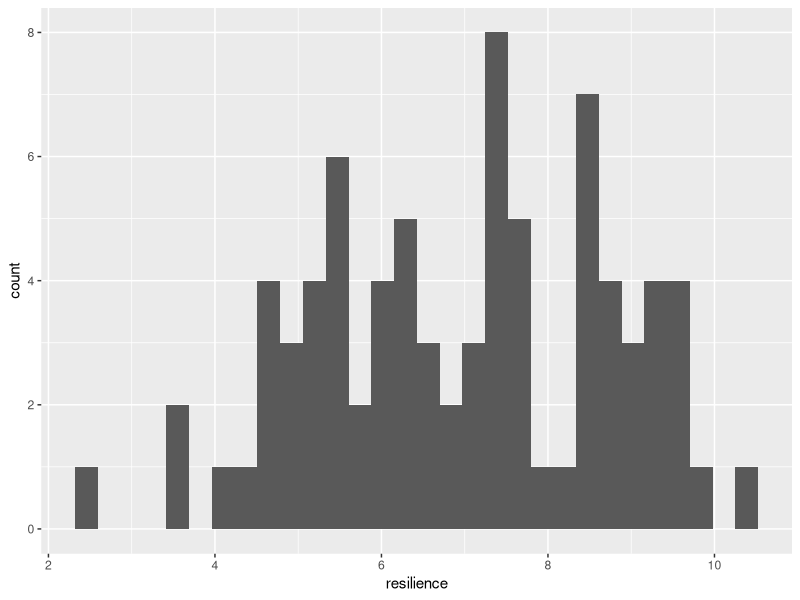
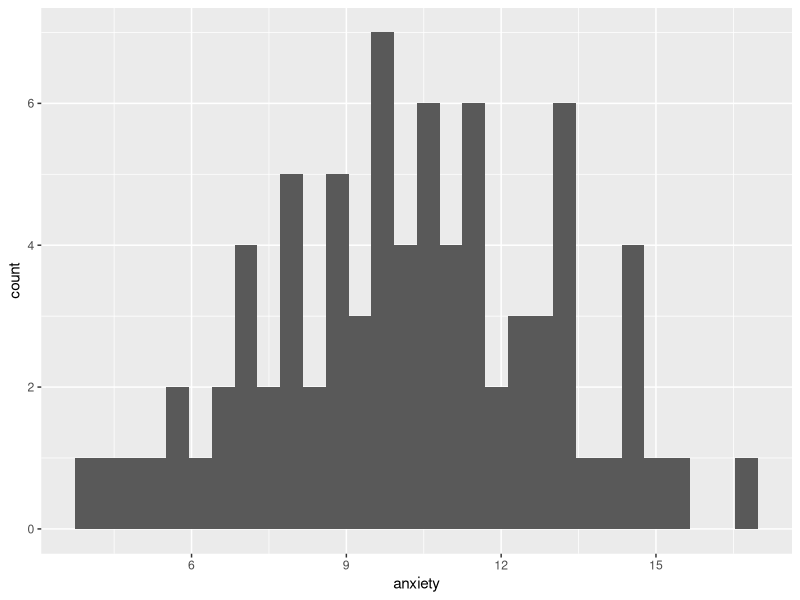
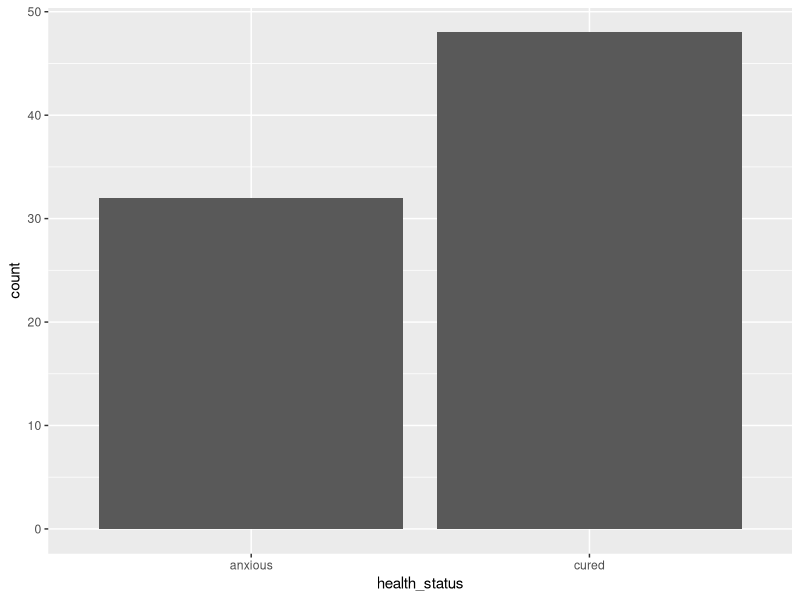
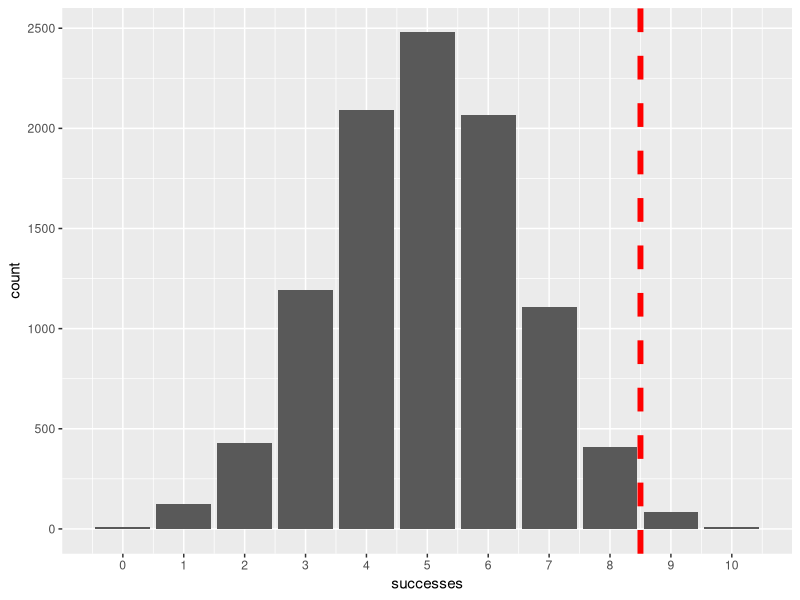
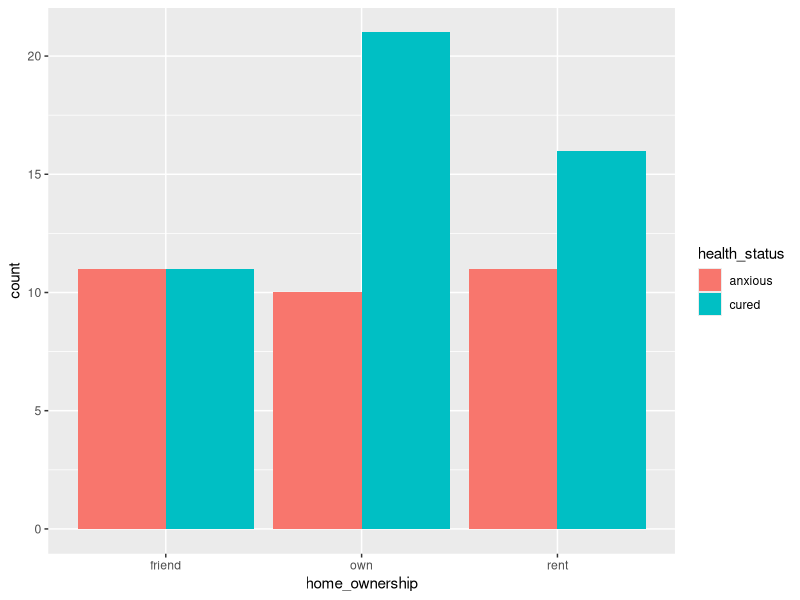
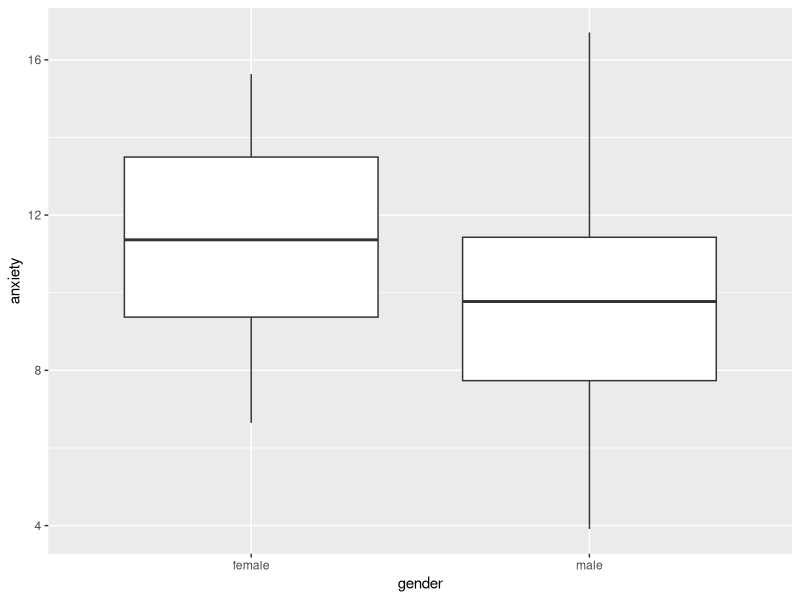
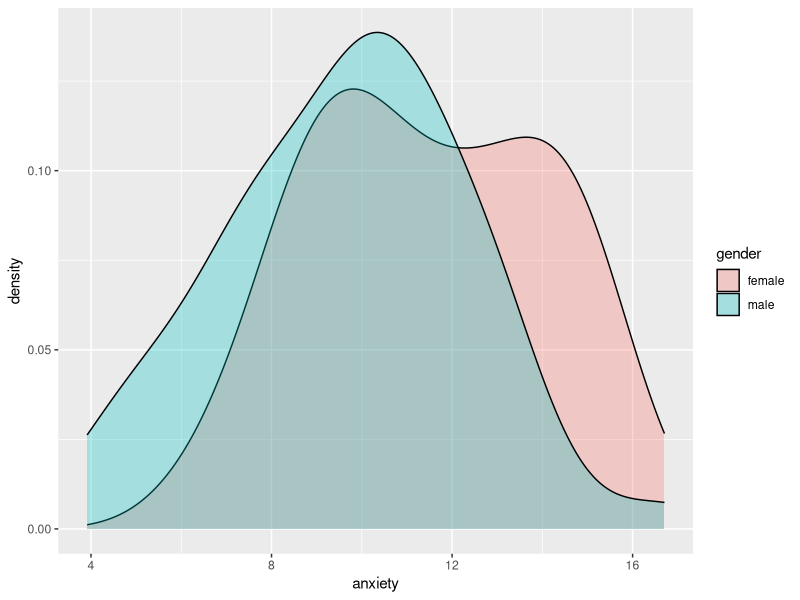
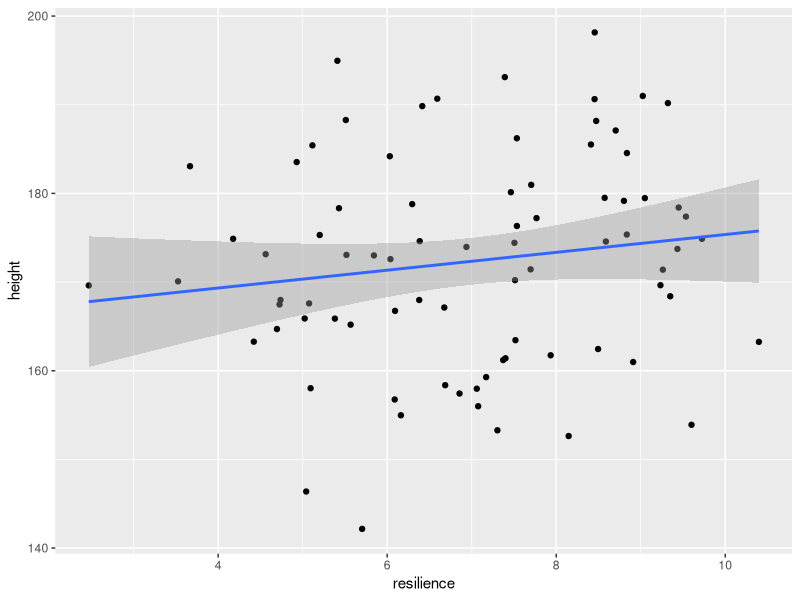

Here is the R script that generated these plots, in order:
## ---- chunk 1
knitr::opts_chunk$set(echo = TRUE)
## ---- chunk 2
if (!require("tidyverse")) install.packages("tidyverse")
library(tidyverse) # for dplyr and ggplot2
## ---- chunk 3
n_per_group = 40

base_height_mean = 164
base_height_sd = 10
base_anxiety_mean = 18
base_anxiety_sd = 2
resilience_mean = 7
resilience_sd = 2

treatment_effect = - 3
resilience_effect = - 0.8

gender_bias = 0.7
gender_effect = - 1
gender_effect_on_height = 12


treatment <- rep(c(1, 0), each = n_per_group)
set.seed(1)

gender_num <- rbinom(n = n_per_group * 2, size = 1, prob = 0.7)
gender <- NA
gender[gender_num == 0] = "female"
gender[gender_num == 1] = "male"

set.seed(2)
home_ownership <- sample(c("own", "rent", "friend"), n_per_group * 2, replace = T)

set.seed(3)
resilience <- rnorm(mean = resilience_mean, sd = resilience_sd, n = n_per_group*2)

set.seed(6)
anxiety_base <- rnorm(mean = base_anxiety_mean, sd = base_anxiety_sd, n = n_per_group*2)
anxiety <- anxiety_base + treatment * treatment_effect + resilience * resilience_effect + gender_num * gender_effect
participant_ID <- paste0("ID_", 1:(n_per_group*2))

set.seed(5)
height_base <- rnorm(mean = base_height_mean, sd = base_height_sd, n = n_per_group*2)
height <- height_base + gender_num * gender_effect_on_height


group <- rep(NA, n_per_group*2)
group[treatment == 0] = "control"
group[treatment == 1] = "treatment"

health_status <- rep(NA, n_per_group*2)
health_status[anxiety < 11] = "cured"
health_status[anxiety >= 11] = "anxious"

data <- data.frame(participant_ID)
data = cbind(data, gender, group, resilience, anxiety, health_status, home_ownership, height)
data = as_tibble(data)

data = data %>% 
  mutate(gender = factor(gender))

data = data %>% 
  mutate(group = factor(group))

data = data %>% 
  mutate(health_status = factor(health_status))

data = data %>% 
  mutate(home_ownership = factor(home_ownership))

data

cor(height_base, resilience)

## ---- chunk 4
data

data %>% 
  summary()

data %>% 
  ggplot() +
    aes(x = resilience) +
    geom_histogram()

data %>% 
  ggplot() +
    aes(x = anxiety) +
    geom_histogram()

data %>% 
  ggplot() +
    aes(x = health_status) +
    geom_bar()

set.seed(Sys.time())
## ---- chunk 5

probability_of_heads_if_H0_is_true <- 0.5

heads <- 9
total_flips <- 10
probability_of_result = 1-pbinom(heads-1, total_flips, probability_of_heads_if_H0_is_true)

probability_of_result
## ---- chunk 6
successes = rbinom(n = 10000, size = 10, prob = 0.5)
random_flips = data.frame(successes)

ggplot(data = random_flips) +
  aes(x = successes) +
  geom_bar()+
  scale_x_continuous(breaks = 0:10)+
  geom_vline(xintercept = 8.5, col = "red", linetype = "dashed", size = 2)


## ---- chunk 7

binom.test(x = heads, n = total_flips, p = probability_of_heads_if_H0_is_true, alternative = "greater")

## ---- chunk 8

table(data$home_ownership, data$health_status)

data %>% 
  ggplot() +
    aes(x = home_ownership, fill = health_status) +
    geom_bar(position = "dodge")

## ---- chunk 9

ownership_health_status_table = table(data$home_ownership, data$health_status)
ownership_health_status_table

chisq.test(ownership_health_status_table)

## ---- chunk 10

summary = data %>% 
  group_by(gender) %>% 
    summarize(mean = mean(anxiety), sd = sd(anxiety))
summary

data %>% 
  ggplot() +
    aes(x = gender, y = anxiety) +
    geom_boxplot()

data %>% 
  ggplot() +
    aes(x = anxiety, fill = gender) +
    geom_density(alpha = 0.3)


## ---- chunk 11

t_test_results = t.test(anxiety ~ gender, data = data)
t_test_results

mean_dif = summary %>% 
    summarize(mean_dif = mean[1] - mean[2])
mean_dif


## ---- chunk 12

ANOVA_result = aov(anxiety ~ home_ownership, data = data)
summary(ANOVA_result)

## ---- chunk 13

summary_home_ownership_vs_anxiety = data %>% 
  group_by(home_ownership) %>% 
    summarize(mean = mean(anxiety), sd = sd(anxiety))
summary_home_ownership_vs_anxiety
## ---- chunk 14

t_test_results_one_sided = t.test(anxiety ~ gender, data = data, alternative = "greater")
t_test_results_one_sided

## ---- chunk 15

t_test_results_one_sided = t.test(anxiety ~ gender, data = data, alternative = "less")
t_test_results_one_sided

## ---- chunk 16

data %>% 
  select(resilience, height) %>% 
    cor()

data %>% 
  ggplot() +
    aes(x = resilience, y = height) +
      geom_point() +
      geom_smooth(method = "lm")

## ---- chunk 17

correlation_result = cor.test(data$resilience, data$height)	
correlation_result	

## ---- chunk 18

correlation_result_greater = cor.test(data$resilience, data$height, alternative = "greater")	
correlation_result_greater	

